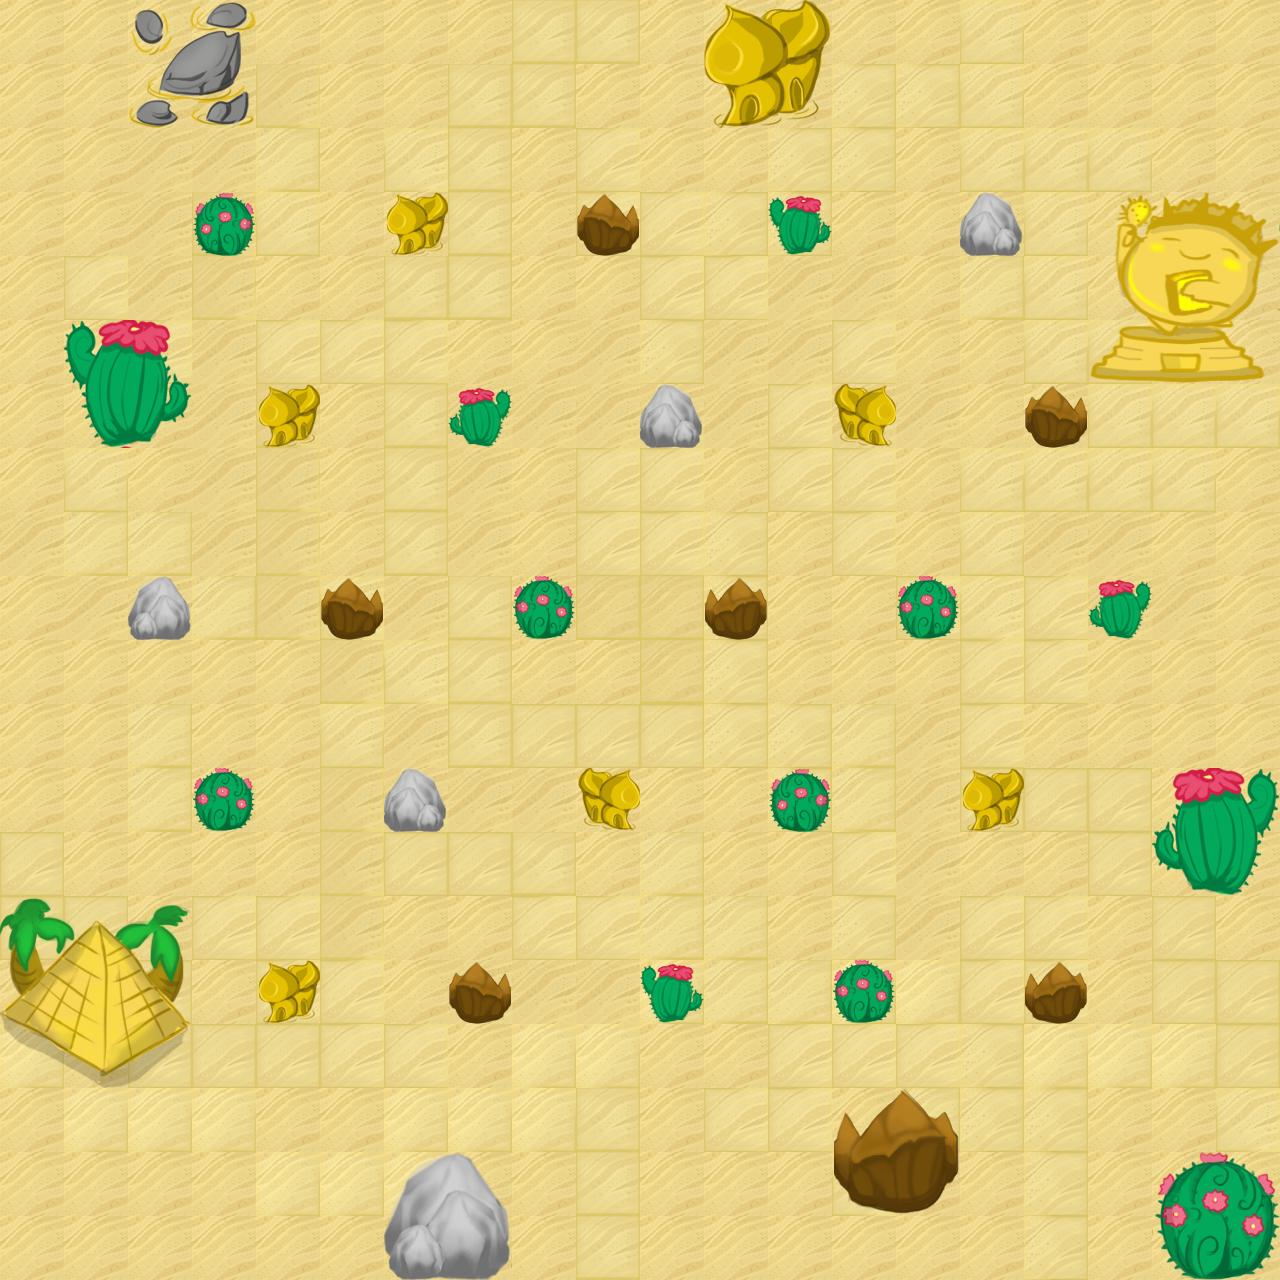

The image is a tile-based game level rendered from a .tmx file. Its description and source (layers, tilesets, objects; grid data summarised) follow:
An orthogonal 20x20 tile map with 64x64 px tiles, 2 tile layers (Background, Ground), 2 tilesets and 74 objects (69x Rock, Water, Spawn1, Spawn2, Spawn4, ...).

<map version="1.0" orientation="orthogonal" renderorder="right-down" width="20" height="20" tilewidth="64" tileheight="64" nextobjectid="107">
 <tileset firstgid="1" name="desert_object" tilewidth="64" tileheight="64">
  <image source="desert_object.png" width="1280" height="640" />
 </tileset>
 <tileset firstgid="201" name="desertTileSet" tilewidth="64" tileheight="64">
  <image source="desertTileSet.png" width="640" height="128" />
 </tileset>
 <layer name="Background" width="20" height="20">
  <data>[400 cells, 400 non-empty, 11 distinct tile ids]</data>
 </layer>
 <layer name="Ground" width="20" height="20">
  <data>[400 cells, 75 non-empty, 57 distinct tile ids]</data>
 </layer>
 <objectgroup name="Rocks">
  <object id="2" name="Rock" x="640" y="384" width="64" height="64" />
  <object id="27" name="Rock" x="576" y="768" width="64" height="64" />
  <object id="28" name="Rock" x="768" y="768" width="64" height="64" />
  <object id="29" name="Rock" x="448" y="384" width="64" height="64" />
  <object id="30" name="Rock" x="384" y="768" width="64" height="64" />
  <object id="31" name="Rock" x="192" y="768" width="64" height="64" />
  <object id="32" name="Rock" x="832" y="384" width="64" height="64" />
  <object id="33" name="Rock" x="1024" y="384" width="64" height="64" />
  <object id="35" name="Rock" x="960" y="768" width="64" height="64" />
  <object id="38" name="Rock" x="256" y="384" width="64" height="64" />
  <object id="40" name="Rock" x="128" y="576" width="64" height="64" />
  <object id="41" name="Rock" x="320" y="576" width="64" height="64" />
  <object id="42" name="Rock" x="512" y="576" width="64" height="64" />
  <object id="43" name="Rock" x="704" y="576" width="64" height="64" />
  <object id="44" name="Rock" x="896" y="576" width="64" height="64" />
  <object id="45" name="Rock" x="1088" y="576" width="64" height="64" />
  <object id="46" name="Rock" x="384" y="192" width="64" height="64" />
  <object id="47" name="Rock" x="192" y="192" width="64" height="64" />
  <object id="49" name="Rock" x="576" y="192" width="64" height="64" />
  <object id="50" name="Rock" x="768" y="192" width="64" height="64" />
  <object id="51" name="Rock" x="960" y="192" width="64" height="64" />
  <object id="53" name="Rock" x="1024" y="960" width="64" height="64" />
  <object id="55" name="Rock" x="832" y="960" width="64" height="64" />
  <object id="56" name="Rock" x="640" y="960" width="64" height="64" />
  <object id="57" name="Rock" x="448" y="960" width="64" height="64" />
  <object id="58" name="Rock" x="256" y="960" width="64" height="64" />
  <object id="64" name="Rock" x="1088" y="192" width="64" height="64" />
  <object id="65" name="Rock" x="1088" y="256" width="64" height="64" />
  <object id="66" name="Rock" x="1088" y="320" width="64" height="64" />
  <object id="67" name="Rock" x="1152" y="320" width="64" height="64" />
  <object id="68" name="Rock" x="1216" y="320" width="64" height="64" />
  <object id="69" name="Rock" x="1152" y="192" width="64" height="64" />
  <object id="70" name="Rock" x="1216" y="192" width="64" height="64" />
  <object id="71" name="Rock" x="1152" y="768" width="64" height="64" />
  <object id="72" name="Rock" x="1152" y="832" width="64" height="64" />
  <object id="73" name="Rock" x="1216" y="832" width="64" height="64" />
  <object id="74" name="Rock" x="1216" y="768" width="64" height="64" />
  <object id="75" name="Rock" x="1216" y="1152" width="64" height="64" />
  <object id="76" name="Rock" x="1152" y="1152" width="64" height="64" />
  <object id="77" name="Rock" x="1152" y="1216" width="64" height="64" />
  <object id="78" name="Rock" x="1216" y="1216" width="64" height="64" />
  <object id="79" name="Rock" x="896" y="1088" width="64" height="64" />
  <object id="80" name="Rock" x="832" y="1088" width="64" height="64" />
  <object id="81" name="Rock" x="832" y="1152" width="64" height="64" />
  <object id="82" name="Rock" x="896" y="1152" width="64" height="64" />
  <object id="83" name="Rock" x="384" y="1152" width="64" height="64" />
  <object id="84" name="Rock" x="448" y="1152" width="64" height="64" />
  <object id="85" name="Rock" x="448" y="1216" width="64" height="64" />
  <object id="86" name="Rock" x="384" y="1216" width="64" height="64" />
  <object id="87" name="Rock" x="0" y="896" width="64" height="64" />
  <object id="88" name="Rock" x="64" y="896" width="64" height="64" />
  <object id="89" name="Rock" x="128" y="896" width="64" height="64" />
  <object id="90" name="Rock" x="128" y="960" width="64" height="64" />
  <object id="91" name="Rock" x="128" y="1024" width="64" height="64" />
  <object id="92" name="Rock" x="64" y="1024" width="64" height="64" />
  <object id="93" name="Rock" x="0" y="1024" width="64" height="64" />
  <object id="94" name="Rock" x="64" y="320" width="64" height="64" />
  <object id="95" name="Rock" x="128" y="320" width="64" height="64" />
  <object id="96" name="Rock" x="128" y="384" width="64" height="64" />
  <object id="97" name="Rock" x="64" y="384" width="64" height="64" />
  <object id="98" name="Rock" x="128" y="0" width="64" height="64" />
  <object id="99" name="Rock" x="192" y="0" width="64" height="64" />
  <object id="100" name="Rock" x="192" y="64" width="64" height="64" />
  <object id="101" name="Rock" x="128" y="64" width="64" height="64" />
  <object id="102" name="Rock" x="704" y="0" width="64" height="64" />
  <object id="103" name="Rock" x="768" y="0" width="64" height="64" />
  <object id="104" name="Rock" x="768" y="64" width="64" height="64" />
  <object id="105" name="Rock" x="704" y="64" width="64" height="64" />
  <object id="106" name="Rock" x="640" y="512" width="64" height="64" />
 </objectgroup>
 <objectgroup name="Water">
  <object id="1" name="Water" x="576" y="576" width="128" height="64" />
 </objectgroup>
 <objectgroup name="Spawns">
  <object id="60" name="Spawn1" x="256" y="256" width="64" height="64">
   <properties>
    <property name="direction" value="180" />
   </properties>
   <ellipse />
  </object>
  <object id="61" name="Spawn2" x="896" y="256" width="64" height="64">
   <properties>
    <property name="direction" value="180" />
   </properties>
   <ellipse />
  </object>
  <object id="62" name="Spawn4" x="256" y="896" width="64" height="64">
   <properties>
    <property name="direction" value="0" />
   </properties>
   <ellipse />
  </object>
  <object id="63" name="Spawn3" x="896" y="896" width="64" height="64">
   <properties>
    <property name="direction" value="0" />
   </properties>
   <ellipse />
  </object>
 </objectgroup>
</map>